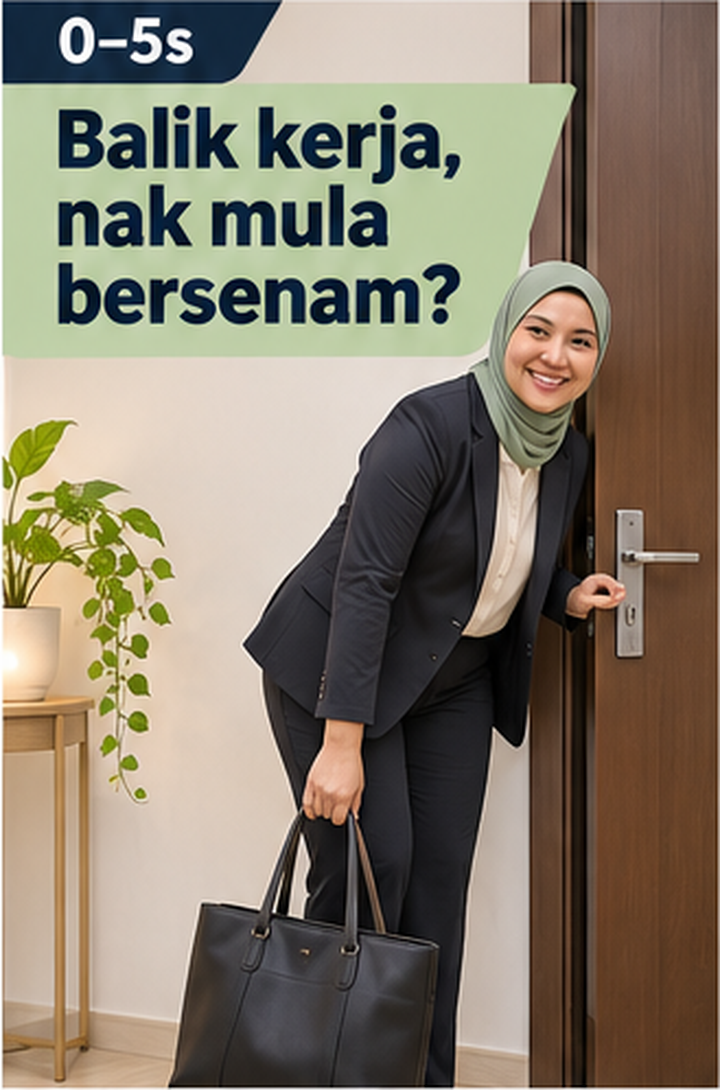
#> input picture video/panels/p1.png, 720 x 1090 px
$ python whiteboard.py panels/p1.png panels/p2.png
#> lines starting #> are read from the running program, lines starting #| are printed output that depends on the picture
"""Whiteboard-style animation from the 3x3 storyboard.

Each 5s scene: a marker "draws" a pencil sketch of the panel in zig-zag
strokes, then the full-colour panel fades in and holds.
Usage: python3 whiteboard.py STORYBOARD.png OUT_silent.mp4
"""
import subprocess
import sys

import numpy as np
from PIL import Image, ImageDraw, ImageFilter, ImageOps

from panel_edits import edit  # removes time badges, renames to shaan_fittrainer

SRC, OUT = sys.argv[1], sys.argv[2]
W, H, FPS = 1080, 1920, 30
SCENE = 5.0
DRAW_END, COLOR_END = 2.8, 3.6
BANDS = 7

sheet = Image.open(SRC).convert("RGB")
#> sheet is the input picture: PIL image 720x1090 RGB; mean R, G, B 134.2, 124, 107.6
xs = [(8, 337), (348, 676), (687, 1017)]
ys = [(8, 506), (517, 1013), (1024, 1531)]
panels = [sheet.crop((x0, y0, x1, y1)) for y0, y1 in ys for x0, x1 in xs]
#> panels = 9 items


def sketch(img):
    g = ImageOps.grayscale(img)
    inv = ImageOps.invert(g).filter(ImageFilter.GaussianBlur(12))
    a, b = np.asarray(g, float), np.asarray(inv, float)
    dodge = np.clip(a * 255.0 / np.maximum(255.0 - b, 1), 0, 255)
    dodge = 255 - (255 - dodge) * 1.6  # darken lines a little
    s = np.clip(dodge, 0, 255)
    # keep the green/navy title boxes faintly tinted so text reads well
    return np.repeat(s[..., None], 3, axis=2)


def marker():
    m = Image.new("RGBA", (260, 260), (0, 0, 0, 0))
#> m: PIL image 260x260 RGBA; every value is 0
    d = ImageDraw.Draw(m)
    # body pointing down-left; tip at (20, 240)
    d.polygon([(20, 240), (40, 200), (60, 220)], fill=(30, 30, 30, 255))
    d.polygon([(40, 200), (60, 220), (200, 80), (180, 60)], fill=(25, 45, 85, 255))
    d.polygon([(180, 60), (200, 80), (245, 35), (225, 15)], fill=(140, 175, 140, 255))
    d.line([(52, 196), (190, 58)], fill=(255, 255, 255, 90), width=4)
    return m.filter(ImageFilter.SMOOTH)
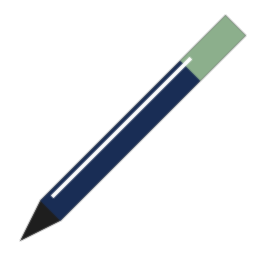
#> returned value: PIL image 260x260 RGBA; mean R, G, B, A 8.6, 11, 13.1, 29.3; transparent parts drawn white


PEN = marker()
PH = int(W * 498 / 329)  # panel height on screen
TOP = (H - PH) // 2
rng = np.random.default_rng(7)

#> (the run stopped early here; a loop or call above may not have finished)
